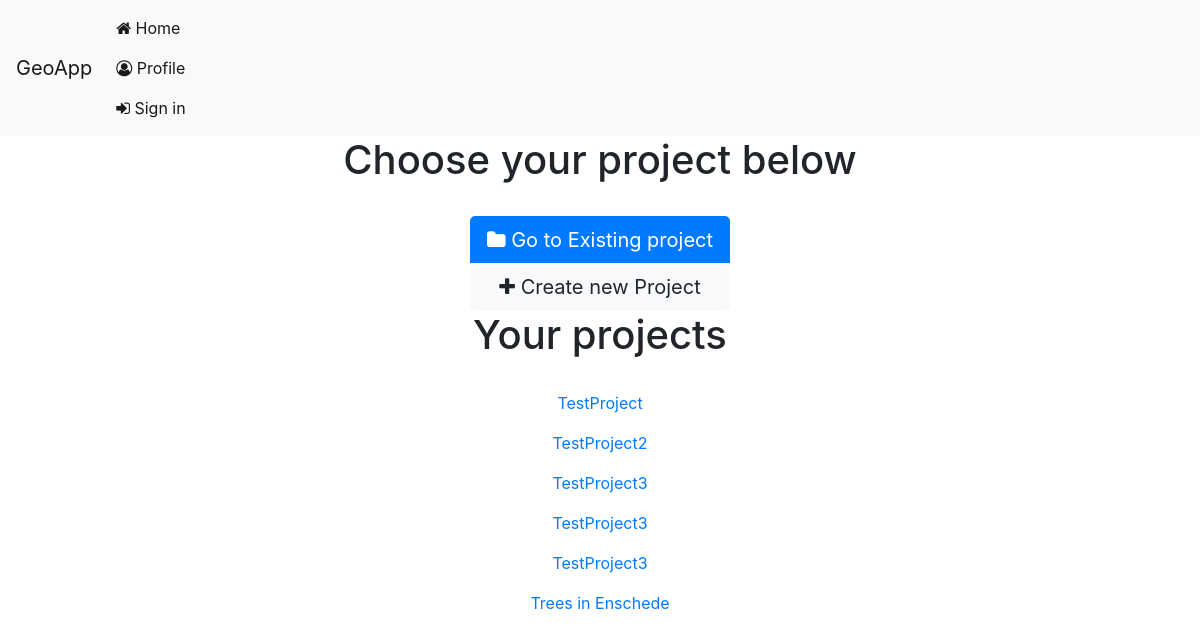
The app's page / (signed in), older data.
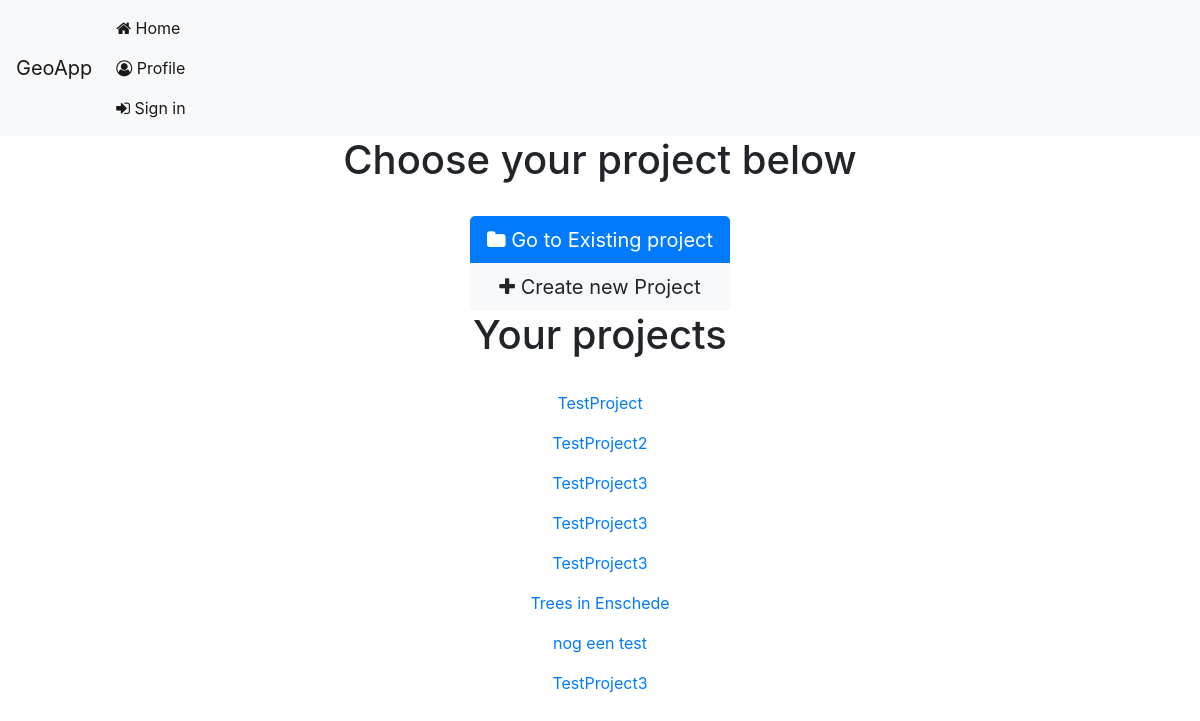
The same page, newer data.
### datacaptureapp/models.py (models this page shows)
class Project(models.Model):
    name = models.CharField(max_length=50)
    description = models.TextField()
    user = models.ManyToManyField(Account)  # A project belongs to a single user

### datacaptureapp/views.py (the view)
# urls.py: path('', views.projects, name='projects'),
def projects(request):
    user = request.user
    projects = Project.objects.filter(user=user)
    return render(request, 'datacaptureapp/home.html', {'projects': projects})

### datacaptureapp/templates/datacaptureapp/home.html (shortened to what this page needs)
{% extends "datacaptureapp/base.html" %}
{% block content %}
<div class="home">
    <h1 class="text-center">Choose your project below</h1>
	<BR>
	<div class ="text-center">
		<div class="btn-group-vertical ">
            <button type="button" class="btn btn-primary btn-lg" data-toggle="modal" data-target="#gotoproject"><i class="fa fa-folder"> </i> Go to Existing project  </button>
			<button onclick="location.href='new'" type="button" class="btn btn-light btn-lg" ><i class="fa fa-plus"> </i> Create new Project</button>
		</div>
	</div>
<h1 class="text-center">Your projects</h1>
<br>
<div class="text-center">
    {% for project in  projects %}
        <p><a href="{% url 'project' project.id %}">{{ project.name }}</a></p>
    {% endfor %}
</div>
</div>
{% endblock %}

### datacaptureapp/templates/datacaptureapp/base.html (shortened to what this page needs)
<!DOCTYPE html>
<html lang="en">
  <head>
    <link rel="stylesheet" href="https://stackpath.bootstrapcdn.com/bootstrap/4.5.2/css/bootstrap.min.css">
    <link rel="stylesheet" href="https://cdnjs.cloudflare.com/ajax/libs/font-awesome/4.7.0/css/font-awesome.min.css">
  </head>
  <body>
  <nav class="navbar navbar-expand-lg navbar-light bg-light">
  <a class="navbar-brand" href='{% url 'projects' %}'>GeoApp</a>
  <div class="collapse navbar-collapse" id="navbarSupportedContent">
    <ul class="navbar-nav mr-auto">
      <li class="nav-item active">
        <a class="nav-link" href='{% url 'projects' %}'><i class="fa fa-home" > </i> Home <span class="sr-only">(current)</span></a>
          <a class="nav-link" href='../profile'><i class="fa fa-user-circle-o" > </i> Profile <span class="sr-only">(current)</span></a>
        <a class="nav-link" href='../login'><i class="fa fa-sign-in" > </i> Sign in <span class="sr-only">(current)</span></a>
      </li>
      </ul>
  </div>
</nav>
 {% block content %}
  {% endblock %}
 </body>

Row changes from the older to the newer data that the page shows:
added Project: name "nog een test"
added Project: name "TestProject3"
